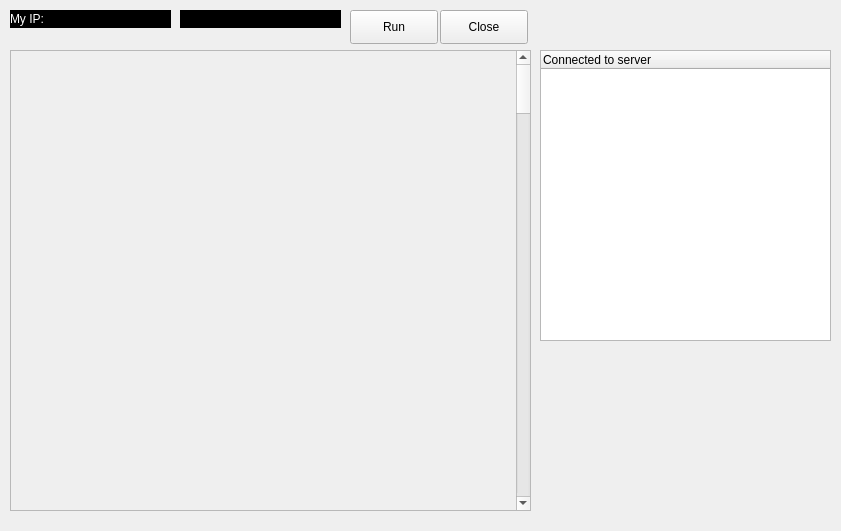
<?xml version="1.0" encoding="UTF-8"?>
<ui version="4.0">
 <class>zmqServer</class>
 <widget class="QMainWindow" name="zmqServer">
  <property name="geometry">
   <rect>
    <x>0</x>
    <y>0</y>
    <width>841</width>
    <height>531</height>
   </rect>
  </property>
  <property name="windowTitle">
   <string>zmqServer</string>
  </property>
  <widget class="QWidget" name="centralWidget">
   <widget class="QLabel" name="lblIp">
    <property name="geometry">
     <rect>
      <x>10</x>
      <y>10</y>
      <width>161</width>
      <height>18</height>
     </rect>
    </property>
    <property name="styleSheet">
     <string notr="true">background-color: black;
color: white;</string>
    </property>
    <property name="text">
     <string>My IP:</string>
    </property>
   </widget>
   <widget class="QLabel" name="lblMyIp">
    <property name="geometry">
     <rect>
      <x>180</x>
      <y>10</y>
      <width>161</width>
      <height>18</height>
     </rect>
    </property>
    <property name="styleSheet">
     <string notr="true">background-color: black;
color: white;</string>
    </property>
    <property name="text">
     <string/>
    </property>
   </widget>
   <widget class="QPushButton" name="btnConnect">
    <property name="geometry">
     <rect>
      <x>350</x>
      <y>10</y>
      <width>88</width>
      <height>34</height>
     </rect>
    </property>
    <property name="text">
     <string>Run</string>
    </property>
   </widget>
   <widget class="QPushButton" name="btnClose">
    <property name="geometry">
     <rect>
      <x>440</x>
      <y>10</y>
      <width>88</width>
      <height>34</height>
     </rect>
    </property>
    <property name="text">
     <string>Close</string>
    </property>
   </widget>
   <widget class="QScrollArea" name="scrollArea">
    <property name="geometry">
     <rect>
      <x>10</x>
      <y>50</y>
      <width>521</width>
      <height>461</height>
     </rect>
    </property>
    <property name="widgetResizable">
     <bool>true</bool>
    </property>
    <widget class="QWidget" name="scrollAreaWidgetContents">
     <property name="geometry">
      <rect>
       <x>0</x>
       <y>0</y>
       <width>497</width>
       <height>10000</height>
      </rect>
     </property>
     <property name="minimumSize">
      <size>
       <width>0</width>
       <height>10000</height>
      </size>
     </property>
     <widget class="QWidget" name="verticalLayoutWidget">
      <property name="geometry">
       <rect>
        <x>-1</x>
        <y>-1</y>
        <width>491</width>
        <height>461</height>
       </rect>
      </property>
      <layout class="QVBoxLayout" name="vrtlyt">
       <property name="sizeConstraint">
        <enum>QLayout::SetMinAndMaxSize</enum>
       </property>
      </layout>
     </widget>
    </widget>
   </widget>
   <widget class="QTreeWidget" name="treeConClient">
    <property name="geometry">
     <rect>
      <x>540</x>
      <y>50</y>
      <width>291</width>
      <height>291</height>
     </rect>
    </property>
    <property name="columnCount">
     <number>1</number>
    </property>
    <column>
     <property name="text">
      <string>Connected to server</string>
     </property>
    </column>
   </widget>
  </widget>
 </widget>
 <layoutdefault spacing="6" margin="11"/>
 <resources/>
 <connections/>
</ui>
